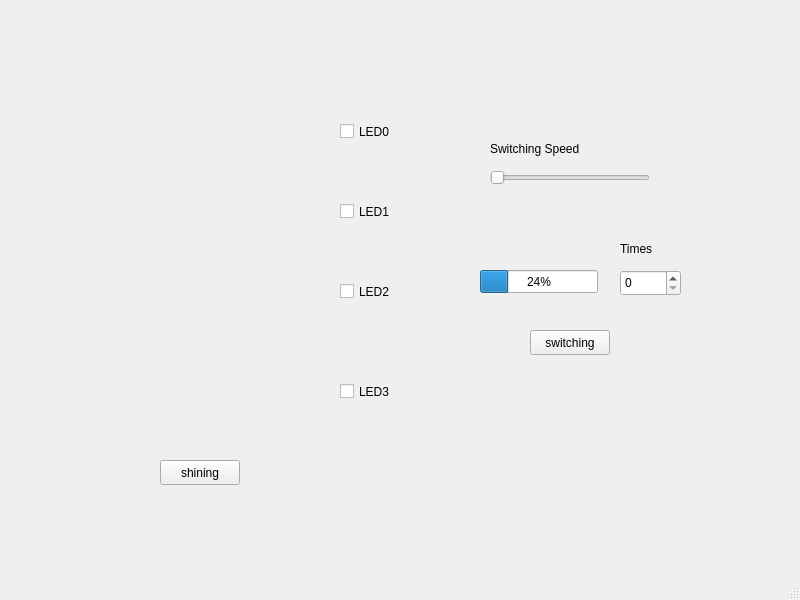
<?xml version="1.0" encoding="UTF-8"?>
<ui version="4.0">
 <class>MainWindow</class>
 <widget class="QMainWindow" name="MainWindow">
  <property name="geometry">
   <rect>
    <x>0</x>
    <y>0</y>
    <width>800</width>
    <height>600</height>
   </rect>
  </property>
  <property name="windowTitle">
   <string>MainWindow</string>
  </property>
  <widget class="QWidget" name="centralwidget">
   <widget class="QCheckBox" name="checkBox">
    <property name="geometry">
     <rect>
      <x>340</x>
      <y>120</y>
      <width>82</width>
      <height>23</height>
     </rect>
    </property>
    <property name="text">
     <string>LED0</string>
    </property>
   </widget>
   <widget class="QCheckBox" name="checkBox_2">
    <property name="geometry">
     <rect>
      <x>340</x>
      <y>200</y>
      <width>82</width>
      <height>23</height>
     </rect>
    </property>
    <property name="text">
     <string>LED1</string>
    </property>
   </widget>
   <widget class="QCheckBox" name="checkBox_3">
    <property name="geometry">
     <rect>
      <x>340</x>
      <y>280</y>
      <width>82</width>
      <height>23</height>
     </rect>
    </property>
    <property name="text">
     <string>LED2</string>
    </property>
   </widget>
   <widget class="QCheckBox" name="checkBox_4">
    <property name="geometry">
     <rect>
      <x>340</x>
      <y>380</y>
      <width>82</width>
      <height>23</height>
     </rect>
    </property>
    <property name="text">
     <string>LED3</string>
    </property>
   </widget>
   <widget class="QPushButton" name="pushButton">
    <property name="geometry">
     <rect>
      <x>160</x>
      <y>460</y>
      <width>80</width>
      <height>25</height>
     </rect>
    </property>
    <property name="text">
     <string>shining</string>
    </property>
   </widget>
   <widget class="QPushButton" name="pushButton_2">
    <property name="geometry">
     <rect>
      <x>530</x>
      <y>330</y>
      <width>80</width>
      <height>25</height>
     </rect>
    </property>
    <property name="text">
     <string>switching</string>
    </property>
    <property name="shortcut">
     <string>S</string>
    </property>
   </widget>
   <widget class="QLabel" name="label">
    <property name="geometry">
     <rect>
      <x>620</x>
      <y>240</y>
      <width>55</width>
      <height>17</height>
     </rect>
    </property>
    <property name="text">
     <string>Times</string>
    </property>
   </widget>
   <widget class="QLabel" name="label_2">
    <property name="geometry">
     <rect>
      <x>170</x>
      <y>90</y>
      <width>71</width>
      <height>71</height>
     </rect>
    </property>
    <property name="text">
     <string/>
    </property>
    <property name="textFormat">
     <enum>Qt::PlainText</enum>
    </property>
    <property name="pixmap">
     <pixmap>../../../Downloads/speaker02.png</pixmap>
    </property>
    <property name="scaledContents">
     <bool>true</bool>
    </property>
   </widget>
   <widget class="QLabel" name="label_3">
    <property name="geometry">
     <rect>
      <x>170</x>
      <y>180</y>
      <width>71</width>
      <height>71</height>
     </rect>
    </property>
    <property name="text">
     <string/>
    </property>
    <property name="pixmap">
     <pixmap>../../../Downloads/speaker02.png</pixmap>
    </property>
    <property name="scaledContents">
     <bool>true</bool>
    </property>
   </widget>
   <widget class="QLabel" name="label_4">
    <property name="geometry">
     <rect>
      <x>170</x>
      <y>270</y>
      <width>71</width>
      <height>71</height>
     </rect>
    </property>
    <property name="text">
     <string/>
    </property>
    <property name="pixmap">
     <pixmap>../../../Downloads/speaker02.png</pixmap>
    </property>
    <property name="scaledContents">
     <bool>true</bool>
    </property>
   </widget>
   <widget class="QLabel" name="label_5">
    <property name="geometry">
     <rect>
      <x>170</x>
      <y>350</y>
      <width>71</width>
      <height>71</height>
     </rect>
    </property>
    <property name="text">
     <string/>
    </property>
    <property name="pixmap">
     <pixmap>../../../Downloads/speaker02.png</pixmap>
    </property>
    <property name="scaledContents">
     <bool>true</bool>
    </property>
   </widget>
   <widget class="QSpinBox" name="spinBox">
    <property name="geometry">
     <rect>
      <x>620</x>
      <y>270</y>
      <width>61</width>
      <height>26</height>
     </rect>
    </property>
    <property name="maximum">
     <number>99</number>
    </property>
   </widget>
   <widget class="QProgressBar" name="progressBar">
    <property name="geometry">
     <rect>
      <x>480</x>
      <y>270</y>
      <width>118</width>
      <height>23</height>
     </rect>
    </property>
    <property name="value">
     <number>24</number>
    </property>
   </widget>
   <widget class="QSlider" name="horizontalSlider">
    <property name="geometry">
     <rect>
      <x>490</x>
      <y>170</y>
      <width>160</width>
      <height>16</height>
     </rect>
    </property>
    <property name="orientation">
     <enum>Qt::Horizontal</enum>
    </property>
   </widget>
   <widget class="QLabel" name="label_6">
    <property name="geometry">
     <rect>
      <x>490</x>
      <y>140</y>
      <width>151</width>
      <height>17</height>
     </rect>
    </property>
    <property name="text">
     <string>Switching Speed</string>
    </property>
   </widget>
  </widget>
  <widget class="QMenuBar" name="menubar">
   <property name="geometry">
    <rect>
     <x>0</x>
     <y>0</y>
     <width>800</width>
     <height>22</height>
    </rect>
   </property>
  </widget>
  <widget class="QStatusBar" name="statusbar"/>
 </widget>
 <resources/>
 <connections>
  <connection>
   <sender>horizontalSlider</sender>
   <signal>valueChanged(int)</signal>
   <receiver>progressBar</receiver>
   <slot>setValue(int)</slot>
   <hints>
    <hint type="sourcelabel">
     <x>544</x>
     <y>199</y>
    </hint>
    <hint type="destinationlabel">
     <x>546</x>
     <y>298</y>
    </hint>
   </hints>
  </connection>
 </connections>
</ui>
